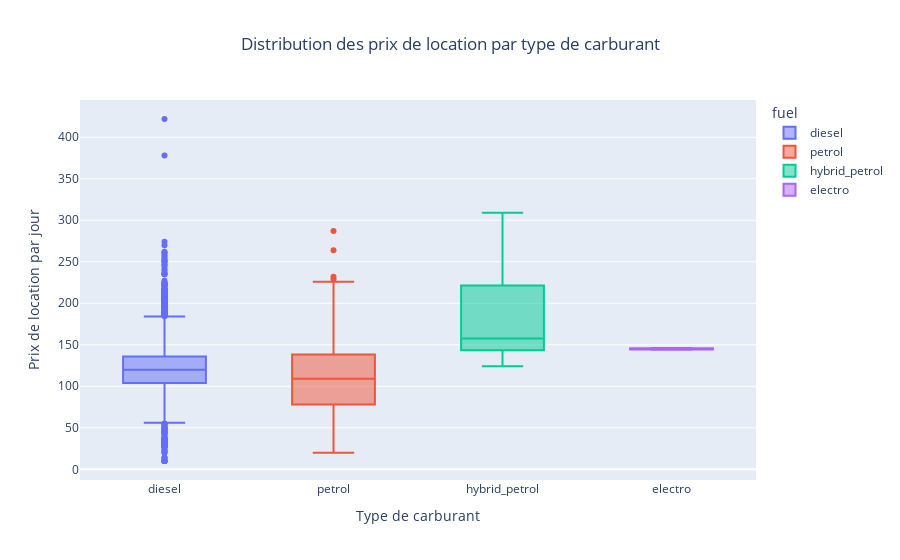

Here is the notebook cell this chart was saved with:
### Markdown cell above
En examinant la distribution des prix par type de carburant, nous identifions comment les préférences énergétiques influencent les tarifs. Une analyse de la relation entre le kilométrage et les prix de location serait pertinente pour révèler l'impact de l'usure des véhicules sur leur attractivité tarifaire.

### Code cell
fig = px.box(data_pricing, x='fuel', y='rental_price_per_day', color='fuel',
             title="Distribution des prix de location par type de carburant")

fig.update_layout(
    title="Distribution des prix de location par type de carburant",
    xaxis_title="Type de carburant",
    yaxis_title="Prix de location par jour",
    title_x=0.5
)

fig.show()

### Figure 1 — Plotly figure (JSON) as saved in the notebook; plotly's stock layout.template omitted (floating-point values rounded to 4 significant figures; data arrays with more than 128 entries replaced by an {"elided": "..."} marker saying what was removed)
{"data": [{"alignmentgroup": "True", "hovertemplate": "fuel=%{x}<br>rental_price_per_day=%{y}<extra></extra>", "legendgroup": "diesel", "marker": {"color": "#636efa"}, "name": "diesel", "notched": false, "offsetgroup": "diesel", "orientation": "v", "showlegend": true, "type": "box", "x": {"elided": "4641 str values"}, "x0": " ", "xaxis": "x", "y": {"elided": "4641 int values"}, "y0": " ", "yaxis": "y"}, {"alignmentgroup": "True", "hovertemplate": "fuel=%{x}<br>rental_price_per_day=%{y}<extra></extra>", "legendgroup": "petrol", "marker": {"color": "#EF553B"}, "name": "petrol", "notched": false, "offsetgroup": "petrol", "orientation": "v", "showlegend": true, "type": "box", "x": {"elided": "191 str values"}, "x0": " ", "xaxis": "x", "y": {"elided": "191 int values"}, "y0": " ", "yaxis": "y"}, {"alignmentgroup": "True", "hovertemplate": "fuel=%{x}<br>rental_price_per_day=%{y}<extra></extra>", "legendgroup": "hybrid_petrol", "marker": {"color": "#00cc96"}, "name": "hybrid_petrol", "notched": false, "offsetgroup": "hybrid_petrol", "orientation": "v", "showlegend": true, "type": "box", "x": ["hybrid_petrol", "hybrid_petrol", "hybrid_petrol", "hybrid_petrol", "hybrid_petrol", "hybrid_petrol", "hybrid_petrol", "hybrid_petrol"], "x0": " ", "xaxis": "x", "y": [309, 142, 124, 145, 167, 228, 215, 148], "y0": " ", "yaxis": "y"}, {"alignmentgroup": "True", "hovertemplate": "fuel=%{x}<br>rental_price_per_day=%{y}<extra></extra>", "legendgroup": "electro", "marker": {"color": "#ab63fa"}, "name": "electro", "notched": false, "offsetgroup": "electro", "orientation": "v", "showlegend": true, "type": "box", "x": ["electro", "electro", "electro"], "x0": " ", "xaxis": "x", "y": [145, 144, 146], "y0": " ", "yaxis": "y"}], "layout": {"boxmode": "overlay", "legend": {"title": {"text": "fuel"}, "tracegroupgap": 0}, "title": {"text": "Distribution des prix de location par type de carburant", "x": 0.5}, "xaxis": {"anchor": "y", "categoryarray": ["diesel", "petrol", "hybrid_petrol", "electro"], "categoryorder": "array", "domain": [0, 1], "title": {"text": "Type de carburant"}}, "yaxis": {"anchor": "x", "domain": [0, 1], "title": {"text": "Prix de location par jour"}}}}
